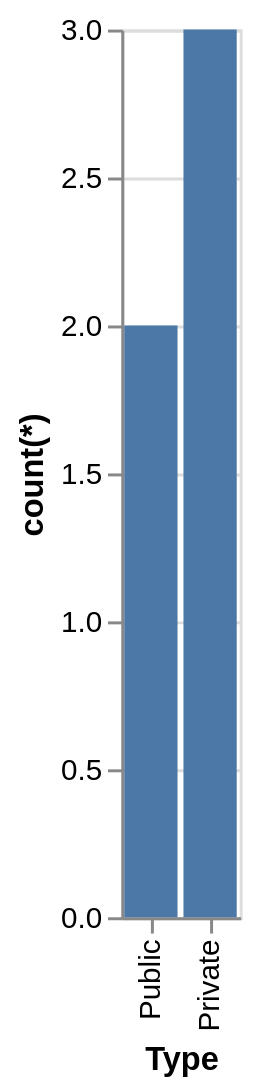

Specify this chart in Vega-Lite:
### Vega-Lite specification from a JSON file in a GitHub repository (floating-point values rounded to 4 significant figures)
{"data": {"values": [{"x_data": "Public", "y_data": 2}, {"x_data": "Private", "y_data": 3}]}, "mark": "bar", "encoding": {"x": {"field": "x_data", "type": "nominal", "title": "Type", "sort": "descending"}, "y": {"field": "y_data", "type": "quantitative", "title": "count(*)"}}}
